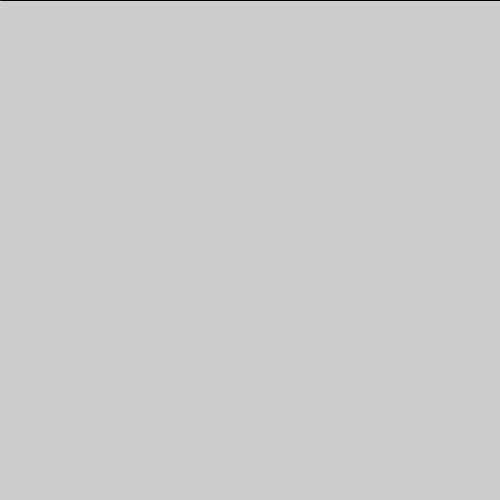
Frame 1 (no input)
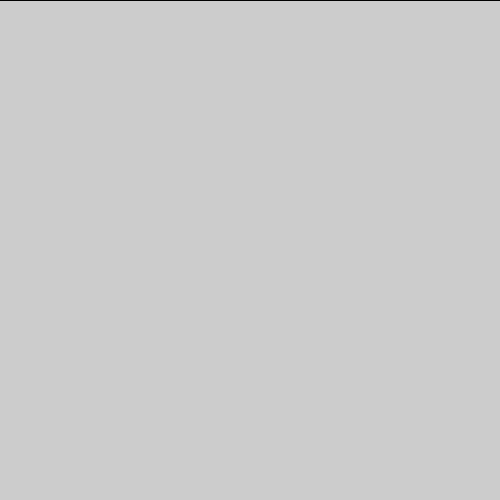
Frame 60 (the mouse pressed at the canvas centre just before this capture)
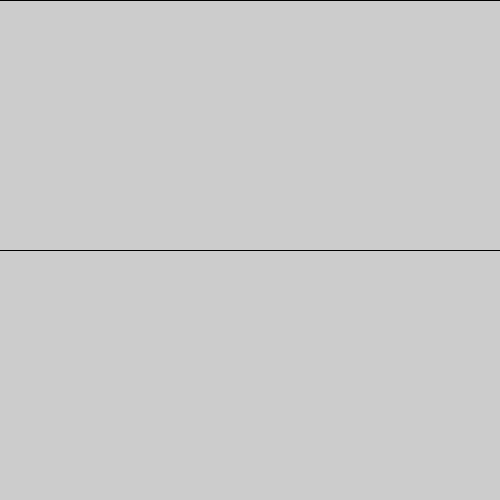
Frame 120 (the mouse held since frame 60 and released just before this capture)

The Processing sketch that drew these frames (run headless with seeded random() and noise(); from frame 60 on, the mouse is pressed at the canvas centre):

// Processing sketch: sketch_7_System_Variables
// ── sketch_7_System_Variables.pde
// system variables
void setup() {
  size(500, 500);
  // processing stores a number of variables in it's system that can be handy 
  // two of them are:
  // width = 500
  // height = 500
}
void draw() {
  // line(x1, y1, x2, y2)
  //line(random(0,500),random(0,500),random(0,500),random(0,500));
  line(0, mouseX, width, mouseY);
  // mouseX, and mouseY anre wo other system variables that are helpful
  // the help you in locating the pointer's position in respect to the width and height
  println(mouseX, mouseY);
}
